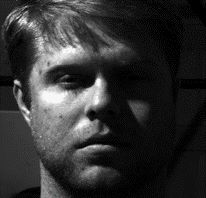
#> input picture GUI/src.jpeg, 206 x 198 px
$ python -i algorithms.py   (imports and definitions only)
#> lines starting #> are read from the running program, lines starting #| are printed output that depends on the picture
import cv2 as cv
import numpy as np
from math import floor
from PIL import Image
import matplotlib.pyplot as plt

######################Tab1############
# [247 lines left out: functions adjust_brightness_optimized, cvt2gray_luminance, image_negative, histogram_equalization, get_histogram, histogram_matching and 7 more, not called in this run]


def Drawing_the_histogram(img, name='img', title='Histogram'):
    # Convert the image to the appropriate type
#> called with name = 'img', title = 'Histogram'
    img = cv.cvtColor(np.array(img), cv.COLOR_RGB2BGR)
#> img is the input picture: shape (198, 206, 3); mean R, G, B 49.5, 49.5, 49.5
    img = np.array(img)

    # Compute the histogram of the image
    hist = cv.calcHist([img], [0], None, [256], [0, 256])
#> hist = 256 values, max 1602 at index 16, min 3 at index 253, mean 159.3

    # Resize the image
    img_resized = cv.resize(img, (256, 256))
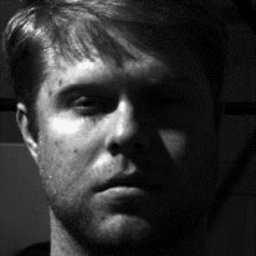
#> img_resized: shape (256, 256, 3); mean R, G, B 49.3, 49.3, 49.3

    # Plot the image and the histogram side by side
    fig, axs = plt.subplots(nrows=2, ncols=1, figsize=(8, 6))

    # Plot the image in the first row
    axs[0].imshow(cv.cvtColor(img_resized, cv.COLOR_BGR2RGB))
    axs[0].axis('off')

    # Plot the histogram in the second row
    axs[1].plot(hist, color='black')
    axs[1].bar(np.arange(len(hist)), hist.ravel(), color='black')
    axs[1].set_ylabel('Number of Pixels')
    axs[1].set_xlabel('Pixel Value')

    # Save the figure and return it as an array
    fig.savefig("hist_" + name)
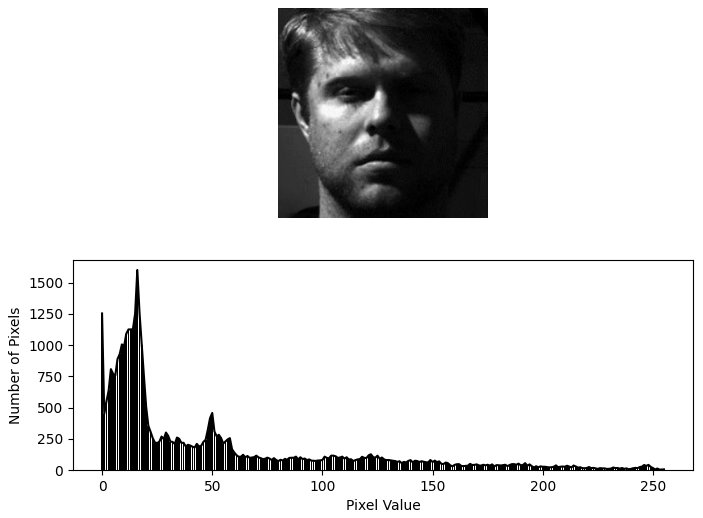
#> figure drawn by matplotlib, 2 panels; B, G, R data is drawn as R, G, B; panel 2: tallest bar 1602 high, from x = 15.6 to 16.4; panel 2: curve peaks at x = 16, y = 1602
    fig.show()
    return img


# [343 lines left out: functions Sharpening_Filter, reduce_gray_levels, ideal_lowpass_filter, ideal_highpass_filter, Butterworth_lowpass_filter, Butterworth_High_Pass_Filter and 4 more, not called in this run]

>>> import cv2
>>> picture = cv2.cvtColor(cv2.imread('src.jpeg'), cv2.COLOR_BGR2RGB)
>>> result = Drawing_the_histogram(picture)
